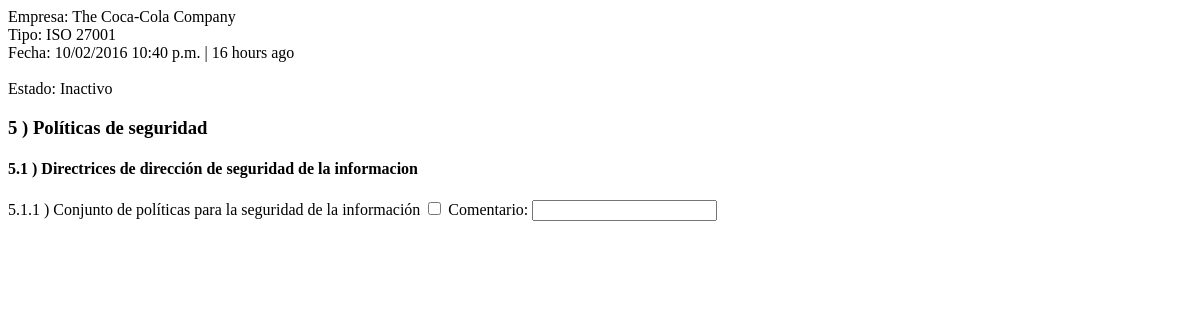
Before: /evaluacion/7/ (signed in) with the older database file.
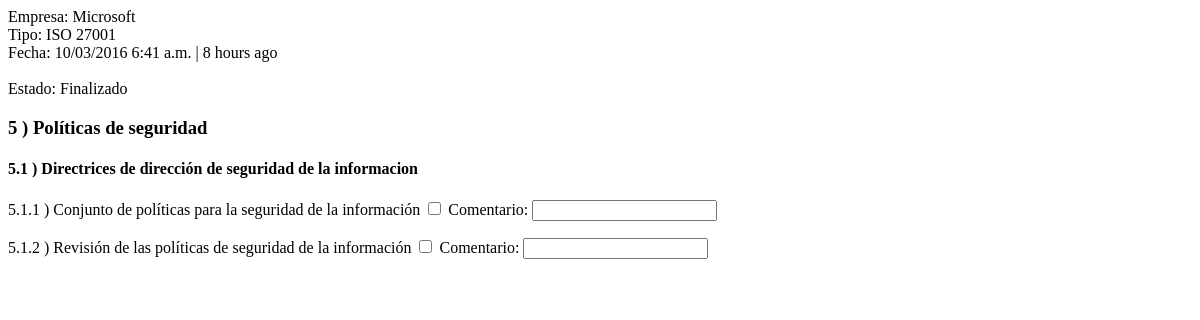
After: the same page with the newer database file.
### muro/models.py (models this page shows, shortened)
class Trabajo(models.Model):
	empresa = models.ForeignKey(User, related_name='usuario_empresa', on_delete=models.CASCADE)
	auditor = models.ForeignKey(User, related_name='usuario_auditor', null=True, blank=True, on_delete=models.CASCADE)
	evaluacion = models.ForeignKey(Evaluacion)
	creacion = models.DateTimeField(auto_now_add=True)
	inicio = models.DateTimeField(null=True, blank=True)
	estado = models.ForeignKey('Estado')
	def getNombreEmpresa(self):
		return self.empresa.first_name

class Estado(models.Model):
	titulo = models.CharField(max_length=120, unique=True)
	def __str__(self):
		return self.titulo

### evaluacion/models.py (models this page shows, shortened)
class Evaluacion(models.Model):
	creacion = models.DateTimeField(auto_now_add=True)
	actualizacion = models.DateTimeField(auto_now=True)
	certificacion = models.ForeignKey(Certificacion)
	def getNombre(self):
		return self.certificacion.nombre
	def getFecha(self):
		return formats.date_format(self.creacion, "SHORT_DATETIME_FORMAT")

### certificacion/models.py (models this page shows, shortened)
class Certificacion(models.Model):
	nombre = models.CharField(max_length=300)

class Dominio(models.Model):
	nombre = models.CharField(max_length=300)
	numero = models.CharField(max_length=30, default='')
	certificacion = models.ForeignKey(Certificacion)
	def __str__(self):
		return self.nombre

class Objetivo(models.Model):
	nombre = models.CharField(max_length=300)
	numero = models.CharField(max_length=30, default='')
	dominio = models.ForeignKey(Dominio)
	def __str__(self):
		return self.nombre

class Control(models.Model):
	nombre = models.CharField(max_length=1000)
	numero = models.CharField(max_length=30, default='')
	objetivo = models.ForeignKey(Objetivo)
	def __str__(self):
		return self.nombre

### evaluacion/views.py (the view)
# urls.py: url(r'^(?P<id>\d+)/$', ver, name="ver"),
def ver(request, id):
	trabajo = Trabajo.objects.get(id=id)
	datos = {
		'trabajo': trabajo,
		'estados': Estado.objects.all(),
		'usuario': request.user.perfil.getTipo()
	}
	return render(request, 'evaluacion.html', datos)

### usuario/models.py (called while the page is built)
	def getTipo(self):
		return self.tipo.titulo

### evaluacion/templates/evaluacion.html (shortened to what this page needs)
{% extends "layout.html" %}
{% load humanize %}
{% block body %}
Empresa: {{ trabajo.getNombreEmpresa }}
<br>
Tipo: {{ trabajo.evaluacion.getNombre }}
<br>
Fecha: {{ trabajo.evaluacion.getFecha }} | {{ trabajo.evaluacion.creacion|naturaltime }}
<br><br>
<form method="post" action="{% url 'evaluacion:guardar_post' %}">
	Estado:
{% if trabajo.estado.titulo == 'Activo' and usuario == 'Auditor' %}
	<select id="estado" name="estado">
		{% for estado in estados %}
		<option value="{{ estado.id }}">{{ estado }}</option>
		{% endfor %}
	</select>
	{% csrf_token %}
{% else %}
	{{ trabajo.estado }}
{% endif %}
	{% for dominio in trabajo.evaluacion.certificacion.dominio_set.all %}
		<h3>{{ dominio.numero }} ) {{ dominio }}</h3>
		{% for objetivo in dominio.objetivo_set.all %}
			<h4>{{ objetivo.numero }} ) {{ objetivo }}</h4>
			{% for control in objetivo.control_set.all %}
				<p>
					{{ control.numero }} ) {{ control }}
					<input type="checkbox" id="calificacion-{{ control.id }}" name="controles[]" value="{{ control.id }}">
					Comentario: <input id="comentario-{{ control.id }}" type="text" name="comentarios[]">
				</p>
			{% endfor %}
		{% endfor %}
	{% endfor %}
	<br>
	<br>
</form>
{% endblock body %}

### templates/layout.html (shortened to what this page needs)
<!DOCTYPE html>
<html>
<head>
</head>
<body>
{% block body %}{% endblock body %}
</body>
</html>

Changed rows visible on the page:
changed Trabajo "ISO 27001": getNombreEmpresa "The Coca-Cola Company" → "Microsoft"; evaluacion.getFecha "10/02/2016 10:40 p.m." → "10/03/2016 6:41 a.m."; evaluacion.creacion "16 hours ago" → "8 hours ago"; estado "Inactivo" → "Finalizado"
added Control: numero "5.1.2", nombre "Revisión de las políticas de seguridad de la información"
